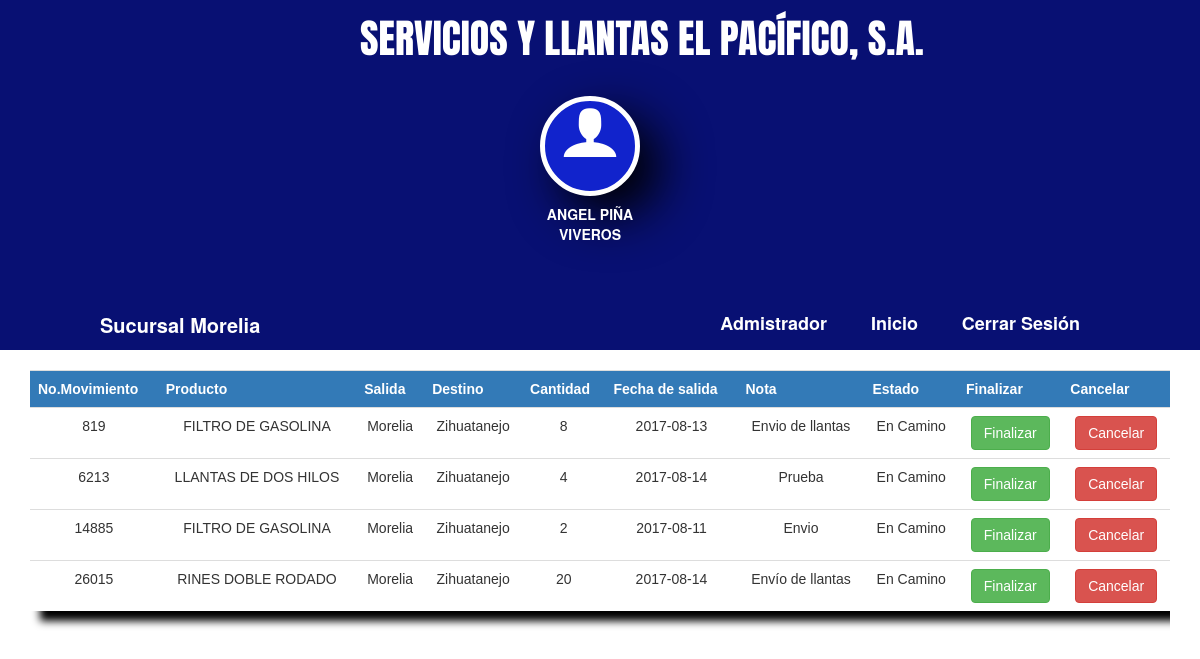
/Vista/Almacen/enmovimiento.php (signed in), run on the app's committed database.
### tables this page shows
CREATE TABLE `productos` (
  `Id_pro` int(11) NOT NULL,
  `Codigo_pro` varchar(20) NOT NULL,
  `Nombre` varchar(70) NOT NULL,
  `Tama` varchar(40) NOT NULL,
  `Modelo` varchar(50) NOT NULL,
  `Descripcion` varchar(100) NOT NULL,
  `Stock` int(11) NOT NULL,
  `Precio_com` double NOT NULL,
  `Precio_ven` double NOT NULL,
  `fecha_entrada` date NOT NULL,
  `Fecha_caducidad` date NOT NULL,
  `Estado` varchar(30) NOT NULL,
  `id_prove_p` int(11) NOT NULL
);

CREATE TABLE `movimientos` (
  `Id_movimiento` int(11) NOT NULL,
  `Id_personal` int(11) NOT NULL,
  `desde` varchar(40) NOT NULL,
  `destino` varchar(40) NOT NULL,
  `Cantidad` int(11) NOT NULL,
  `Fecha` date NOT NULL,
  `Nota` text NOT NULL,
  `Estado_mo` varchar(30) NOT NULL
);

### Vista/Almacen/enmovimiento.php (the view, shortened to what this page needs)
<!DOCTYPE html>
<html lang="en">
<head>
	<link rel="stylesheet" type="text/css" href="../../Diseño/css/bootstrap.min.css">
  	<link rel="stylesheet" type="text/css" href="../../Diseño/iconos/fonts/style.css">
    <link rel="stylesheet" type="text/css" href="../../Diseño/css-almacen/diseño-enmovi.css">
</head>
<body>
<?php
  if (!isset($_SESSION["usuario"])) {
    header("location:../../Control/iniciar.php");
  }else {
    include("../../Control/conexion.php");
    $consul="SELECT Id_sucu,Nombre,Tipo,Ciudad FROM personal JOIN sucursal ON sucursal.Id_sucu=personal.Id_sucu_1 WHERE Id_persona=:usua";
    $re=$con->prepare($consul);
    $re->execute(array(":usua"=>$_SESSION['usuario']));
    while ($row=$re->fetch(PDO::FETCH_ASSOC)) {
     $nom=$row['Nombre'];
     $sucu=$row['Ciudad'];
     $tipo=$row['Tipo'];
    }
  }
 ?>
 <?php
 if ($tipo=="Administrativo") {
  echo "
  <header>
  <div class='titulo'>SERVICIOS Y LLANTAS EL PACÍFICO, S.A.</div>
    <div class='img'>
    <span class='icon-user'></span>
    <div class='globo'>
     $tipo
  </div>
    </div>
    <div class='usuario'>
      <strong>$nom</strong>
    </div>
</header>
<div class='encabezado'>
    <div class='wrapper'>
    <div class='logo'>Sucursal $sucu</div>
      <nav class='barra'>
        <a href='../../Vista/Admi/incio-admi.php'>Admistrador</a>
        <a href='../../Vista/Almacen/inicio_almacen.php'>Inicio</a>
        <a href='../../Control/cerrar.php'>Cerrar Sesión</a>
      </nav>
    </div>
</div>
  ";
 }
  ?>
  <br>
<div class="container">
<div class="table-responsive">
<table class="table">
	<tr class="bg-primary">
	<th>No.Movimiento</th>
	<th>Producto</th>
	<th>Salida</th>
	<th>Destino</th>
	<th>Cantidad</th>
	<th>Fecha de salida</th>
	<th>Nota</th>
	<th>Estado</th>
	<th>Finalizar</th>
  <th>Cancelar</th>
	</tr>
<?php
require("../../Control/conexion.php");
$sel_pro_movi="SELECT Id_movimiento,Id_personal,Nombre,desde,destino,Cantidad,Fecha,Nota,Estado_mo FROM productos JOIN movi_pro ON movi_pro.Id_prod_2=productos.Id_pro JOIN movimientos
 on movimientos.Id_movimiento=movi_pro.Id_movi_1 WHERE Id_personal=$_SESSION[usuario] AND Estado_mo='En camino'";
		$pre_seleccion=$con->prepare($sel_pro_movi);
		$pre_seleccion->execute();
		while ($row=$pre_seleccion->fetch(PDO::FETCH_ASSOC)) {
     $cla=$row['Id_movimiento'];
     $codigo=password_hash($cla,PASSWORD_DEFAULT);
		echo "
		<tr>
			<td>$cla</td>
			<td>$row[Nombre]</td>
			<td>$row[desde]</td>
			<td>$row[destino]</td>
			<td>$row[Cantidad]</td>
			<td>$row[Fecha]</td>
			<td>$row[Nota]</td>
			<td>$row[Estado_mo]</td>
			<td><a href='../../Vista/Almacen/enmovimiento.php?open=o && clave=$codigo'><button class='btn btn-success'>Finalizar</button></a></td>
      <td><a href='../../Vista/Almacen/enmovimiento.php?can=can && clave=$codigo'><button class='btn btn-danger'>Cancelar</button></a></td>
			</tr>";
	}
 ?>
 </table>
 </div>
</div>
</body>
</html>

### Diseño/css-almacen/diseño-enmovi.css (style rules this page uses)
* { padding: 0px; margin:0px; }
body { background: #fff; }
header { width: 100%; height: 300px; background: #081073; }
.usuario { position:absolute; width: 100px; height: 50px; color: #ffffff; left:45%; margin-top: 17%; text-align: center; }
.img { position: absolute; width: 100px; height: 100px; background:#1123CC; left: 45%; margin-top: 8%; color: #ffffff; text-align: center; border-radius: 100%; border: 5px solid #ffffff; box-shadow: 20px 20px 50px black; }
.icon-user { font-size: 60px; }
.container a { text-decoration: none; }
.encabezado { width: 100%; background:#081073; color: #ffffff; overflow: hidden; }
.titulo { font-size: 40px; color: #fff; position: absolute; left: 30%; top:10px; font-family: 'Anton', sans-serif; }
.wrapper { width: 90%; max-width: 1000px; margin: auto; overflow: hidden; }
.encabezado .logo { color: #fff; font-size: 20px; line-height: 50px; font-weight: bold; float: left; }
.encabezado .barra { float: right; line-height: 20px; }
.encabezado .barra a { display: inline-block; color: #fff; text-decoration: none; padding:10px 20px; line-height: normal; font-size: 18px; font-weight: bold; -webkit-transition: all 500ms ease; -moz-transition: all 500ms ease; -ms-transition: all 500ms ease; -o-transition: all 500ms ease; transition: all 500ms ease; }
.table { font-family: arial; box-shadow: 10px 10px 8px black; text-align: center; }

### data on the page
productos: movimientos.Id_movimiento "819", Nombre "FILTRO DE GASOLINA", movimientos.desde "Morelia", movimientos.destino "Zihuatanejo", movimientos.Cantidad "8", movimientos.Fecha "2017-08-13", movimientos.Nota "Envio de llantas", movimientos.Estado_mo "En Camino", movimientos.Id_movimiento "14885", movimientos.Cantidad "2", movimientos.Fecha "2017-08-11", movimientos.Nota "Envio"
productos: movimientos.Id_movimiento "6213", Nombre "LLANTAS DE DOS HILOS", movimientos.desde "Morelia", movimientos.destino "Zihuatanejo", movimientos.Cantidad "4", movimientos.Fecha "2017-08-14", movimientos.Nota "Prueba", movimientos.Estado_mo "En Camino"
productos: movimientos.Id_movimiento "26015", Nombre "RINES DOBLE RODADO", movimientos.desde "Morelia", movimientos.destino "Zihuatanejo", movimientos.Cantidad "20", movimientos.Fecha "2017-08-14", movimientos.Nota "Envío de llantas", movimientos.Estado_mo "En Camino"

### other printed values
$nom "ANGEL PIÑA VIVEROS"
$sucu "Morelia"
